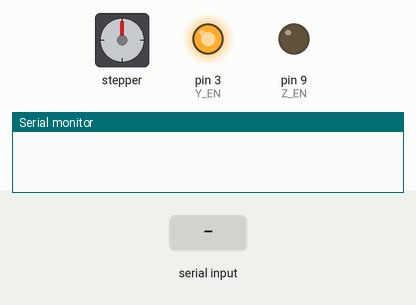
This sketch was run on a simulated Arduino Uno, built with avr-gcc and run on an emulated ATmega328P. Shown: stepper motor, output pins drawn as LEDs (lit = HIGH), the last lines printed to the serial monitor. The inputs (shaded band) are chosen by the test bench. Stepper angles assume 200 steps per turn.

Above: at 1.2 s.
1.3 s: "START\n" received over Serial
At 1.45 s:
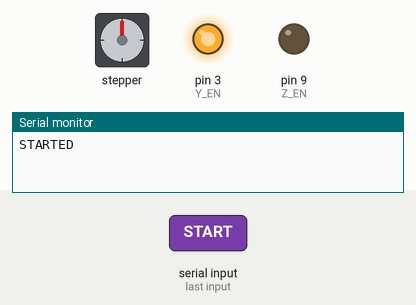
At 2.05 s:
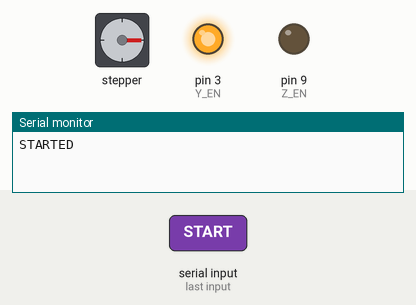
4.3 s: "STOP\n" received over Serial
5.8 s: "START\n" received over Serial
At 10.47 s:
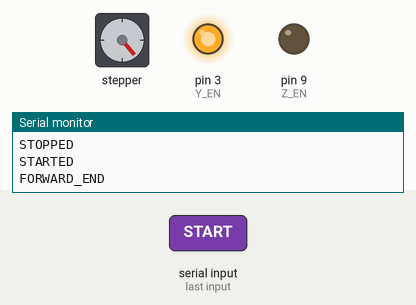
11.8 s: "STOP\n" received over Serial
Timing chart, 0 to 14.3 s (numbered marks = the images above; inputs shaded):
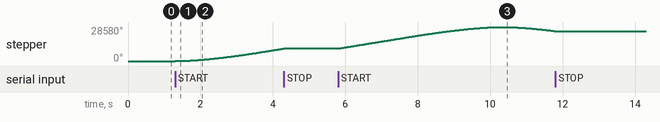

Measured:
- after the input at 1.3 s, stepper: keeps turning clockwise at about 3526°/s, starting at once
- after the input at 5.8 s, stepper: turns 18000° clockwise in 4.5 s, then 3458° counter-clockwise in 1.4 s

The sketch:

liandong_0514.ino
```cpp
#include <AccelStepper.h>

// 引脚定义
#define Y_EN     3
#define Z_STEP   11
#define Z_DIR    10
#define Z_EN     9

AccelStepper zMotor(AccelStepper::DRIVER, Z_STEP, Z_DIR);

long pulseAmount = 10000;   // 默认单程脉冲数
long target = 0;            // 目标位置（相对运动）
int state = 0;              // 0=空闲, 1=正向运动中, 2=反向运动中
String inputBuffer = "";

void setup() {
  Serial.begin(9600);
  inputBuffer.reserve(100);

  // 使能引脚初始化
  pinMode(Y_EN, OUTPUT);
  digitalWrite(Y_EN, HIGH);   // Y轴默认失能（假设）
  pinMode(Z_EN, OUTPUT);
  digitalWrite(Z_EN, LOW);    // Z轴使能

  // 电机参数设置
  zMotor.setMaxSpeed(10000);      // 最大速度（步/秒），后续可通过 FREQ 命令修改
  zMotor.setAcceleration(3000);   // 加速度
  zMotor.setCurrentPosition(0);   // 当前位置归零
  zMotor.move(0);                 // 无运动
  state = 0;
}

void loop() {
  // 读取串口命令（以换行结束）
  while (Serial.available()) {
    char c = Serial.read();
    if (c == '\n') {
      parseCommand(inputBuffer);
      inputBuffer = "";
    } else {
      inputBuffer += c;
    }
  }

  // 运动状态机
  if (state != 0) {
    zMotor.run();                     // 必须频繁调用以维持运动
    if (zMotor.distanceToGo() == 0) { // 到达目标位置
      if (state == 1) {               // 正向刚结束
        Serial.println("FORWARD_END");
        target = -pulseAmount;        // 准备反向运动
        zMotor.move(target);
        state = 2;                    // 切换到反向运动状态
      }
      else if (state == 2) {          // 反向刚结束
        Serial.println("ROUND_TRIP_END");
        state = 0;
        zMotor.move(0);               // 停止
      }
    }
  }
}

void parseCommand(String cmd) {
  cmd.trim();
  if (cmd.length() == 0) return;

  // --- 停止 ---
  if (cmd == "STOP") {
    if (state != 0) {
      zMotor.stop();          // 立即停止（无减速，若需减速可用 zMotor.stop() 然后设置新目标）
      zMotor.move(0);         // 清除目标
      state = 0;
      Serial.println("STOPPED");
    } else {
      Serial.println("ALREADY STOPPED");
    }
    return;
  }

  // --- 启动一次往返 ---
  if (cmd == "START") {
    if (state == 0) {
      state = 1;
      target = pulseAmount;
      zMotor.move(target);
      Serial.println("STARTED");
    } else {
      Serial.println("ALREADY RUNNING");
    }
    return;
  }

  // --- 设置单程脉冲数 ---
  if (cmd.startsWith("PULSES ")) {
    if (state != 0) {
      Serial.println("STOP FIRST");
      return;
    }
    long val = cmd.substring(7).toInt();
    if (val > 0 && val <= 1000000) {
      pulseAmount = val;
      Serial.println("PULSES SET TO " + String(pulseAmount));
    } else {
      Serial.println("INVALID PULSES");
    }
    return;
  }

  // --- 新增：设置脉冲频率（最大速度） ---
  if (cmd.startsWith("FREQ ")) {
    if (state != 0) {
      Serial.println("STOP FIRST");
      return;
    }
    long val = cmd.substring(5).toInt();
    if (val > 0 && val <= 200000) {   // 上限200kHz，可根据驱动器实际能力调整
      zMotor.setMaxSpeed(val);
      Serial.println("FREQ SET TO " + String(val));
    } else {
      Serial.println("INVALID FREQ");
    }
    return;
  }

  // 未知命令
  Serial.println("UNKNOWN CMD");
}
```
